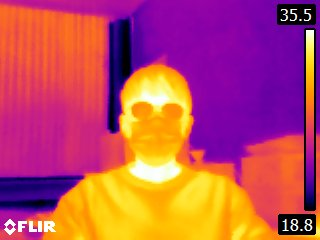
#> input picture FLIR0064.jpg, 320 x 240 px
$ jupyter execute --allow-errors test.ipynb
#> lines starting #> are read from the running program, lines starting #| are printed output that depends on the picture
[cell 1]
#
# Face Detection 코드 출처 : https://github.com/serengil/tensorflow-101/blob/master/python/opencv-dnn-face-detection.ipynb
# 45 * 34
# 55 * 43
import cv2
import numpy as np
import pandas as pd
from cvzone.SelfiSegmentationModule import SelfiSegmentation
# calculate temperature function
def max_mean(img_gray,points,minval,maxval):
    for i in range(len(points)):
        roi = img_gray[points[i][0]:points[i][1],points[i][2]:points[i][3]]
        print(roi.shape)
        # convert color to temperature
        roi= np.round(roi * (maxval-minval)/255 + minval,1)
    print(np.max(roi),np.mean(roi))

def makefacearea(image):
    detector = cv2.dnn.readNetFromCaffe("deploy.prototxt.txt", "res10_300x300_ssd_iter_140000.caffemodel")
    base_img = image.copy()
    original_size = image.shape
    target_size = (300, 300)
    image = cv2.resize(image, target_size)
    aspect_ratio_x = (original_size[1] / target_size[1])
    aspect_ratio_y = (original_size[0] / target_size[0])
    imageBlob = cv2.dnn.blobFromImage(image = image)
    detector.setInput(imageBlob)
    detections = detector.forward()
    detections_df = pd.DataFrame(detections[0][0]
        , columns = ["img_id", "is_face", "confidence", "left", "top", "right", "bottom"])
    detections_df = detections_df[detections_df['is_face'] == 1] #0: background, 1: face
    detections_df = detections_df[detections_df['confidence'] >= 0.90]
    mask = np.full(original_size[:2],0,np.uint8)
    points=[]
    for _, instance in detections_df.iterrows():
        left = int(instance["left"] * 300 * aspect_ratio_x)
        bottom = int(instance["bottom"] * 300 * aspect_ratio_y)
        right = int(instance["right"] * 300 * aspect_ratio_x)
        top = int(instance["top"] * 300 * aspect_ratio_y)
        points.append((top,bottom,left,right))
        cv2.rectangle(mask, (left,top),(right,bottom), (255, 255, 255), -1)
        cv2.rectangle(base_img, (left,top),(right,bottom), (255, 255, 255), 1)
    # [4 lines of commented-out code are left out]
    return base_img, mask, points

# image read
img_thermal_gray = cv2.imread('FLIR0064.jpg',cv2.IMREAD_GRAYSCALE)
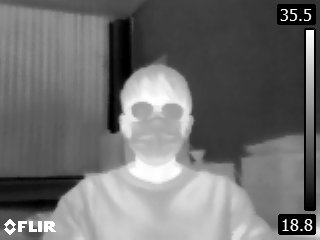
#> img_thermal_gray: shape (240, 320); min 0, max 255, mean 111.5
#for line in img_thermal_gray:
#    print ('  '.join(map(str, img_thermal_gray)))
img_color = cv2.imread('FLIR0065.jpg')
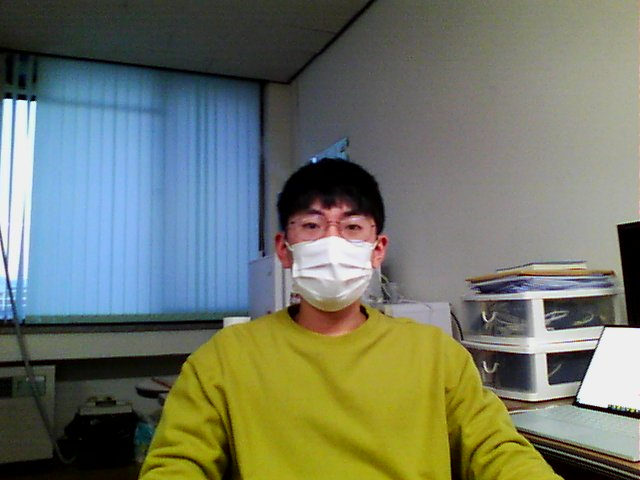
#> input picture FLIR0065.jpg, 640 x 480 px
#> img_color is the input picture: shape (480, 640, 3); mean B, G, R 104.2, 118.7, 111.8
minval = 18.8
maxval = 35.5
# resize color image
rh = 34/43 * 0.9
rw = 45/55 * 0.9
h,w,_ = img_color.shape
#> h = 480; w = 640
img_color = img_color[h//2-int((h*rh)//2):h//2+int((h*rh)//2),w//2-int((w*rw)//2)+15:w//2+int((w*rw)//2)+15]
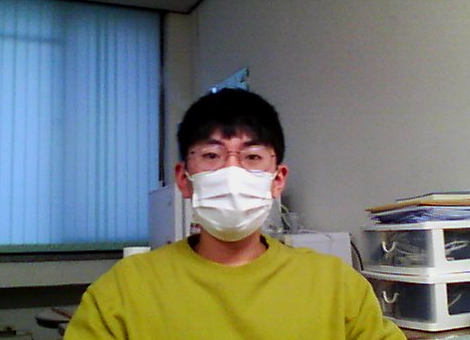
#> img_color: shape (340, 470, 3); mean B, G, R 114.5, 122.2, 116
#> (the rest of this cell did not finish here and is left out)

[cell 2]
# 참고 https://ansan-survivor.tistory.com/313

import cv2
import os
import pytesseract
from PIL import Image
import matplotlib.pyplot as plt

# tesseract install path
#pytesseract.pytesseract.tesseract_cmd = r'C:\Program Files\Tesseract-OCR\tesseract'

img = cv2.imread('FLIR0064.jpg')
#> img is the input picture: shape (240, 320, 3); mean B, G, R 95.4, 76.6, 186.3
print(img.shape)
#| (240, 320, 3)
gray = cv2.cvtColor(img, cv2.COLOR_BGR2GRAY)
print(gray.shape)
#| (240, 320)
min_img = gray[215:235,280:315]
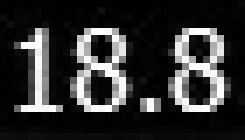
#> min_img: shape (20, 35) (shown 7 times larger); min 0, max 254, mean 48.5
print(min_img.shape)
#| (20, 35)
max_img = gray[5:25,280:315]
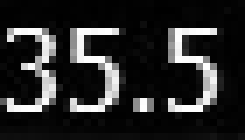
#> max_img: shape (20, 35) (shown 7 times larger); min 0, max 254, mean 40.7
print(max_img.shape)
#| (20, 35)

# min
filename ="{}.png".format(os.getpid())
cv2.imwrite(filename, min_img)
#> (the rest of this cell did not finish here and is left out)
